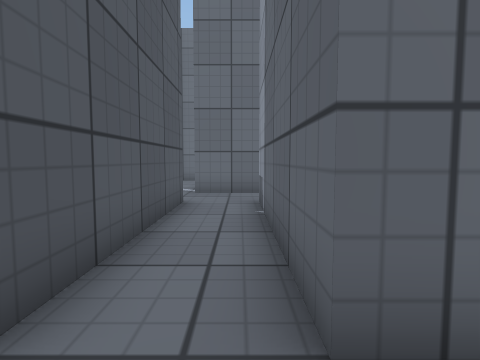
View 1 (above)

24 first-person views from a walk through a 3-D level made in the Unity game engine. The camera is 0.55 m above the floor, tilts 4° down and sees 80° across. The floor is counted in squares, 0.5 m on a side. Each view is taken from the middle of a square. On the plan, view 1 faces up. The plan holds only what a view shows up to about 12 squares ahead; the rest is blank. The place goes on beyond the plan. The player character is not drawn. Surface patterns are stand-ins for the level's own textures.

View 2
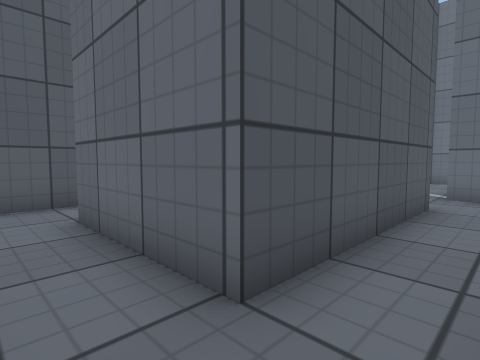

View 3
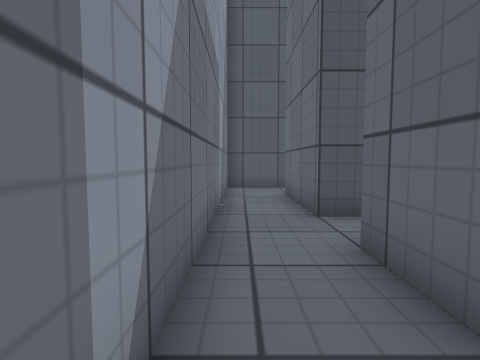

View 4
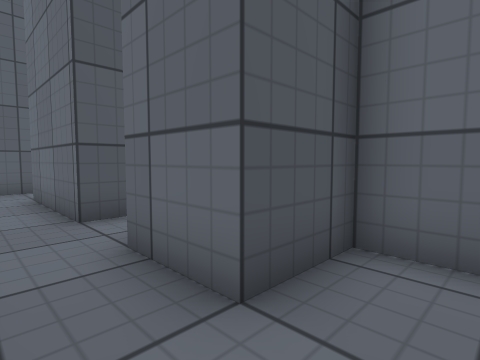

View 5
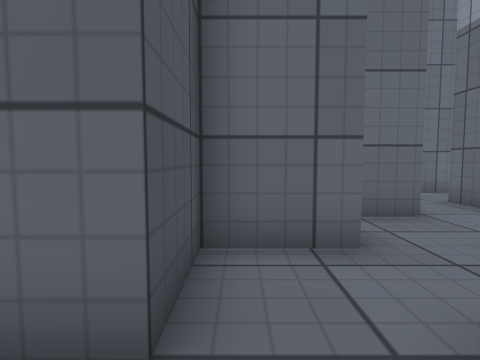

View 6
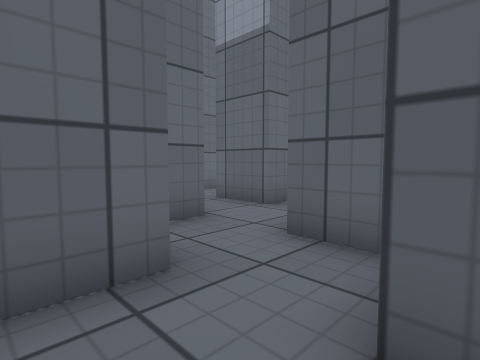

View 7
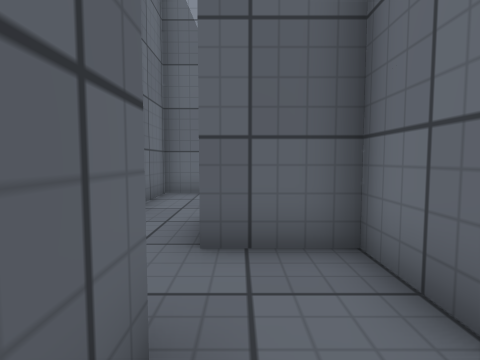

View 8
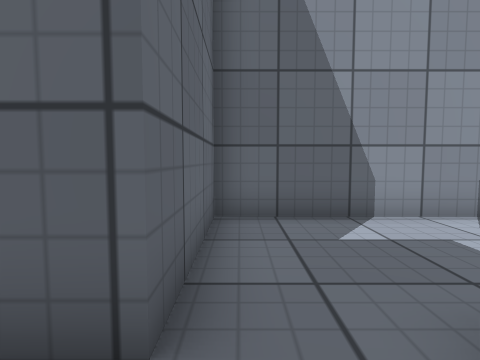

View 9
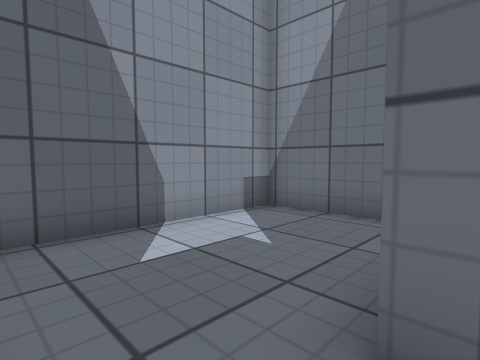

View 10
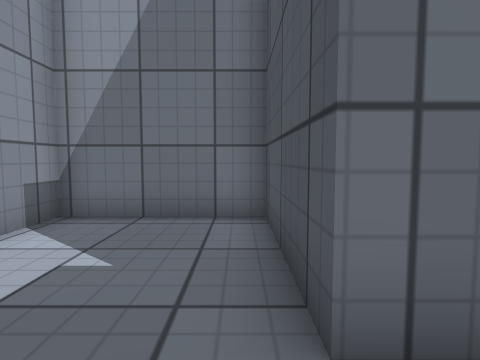

View 11
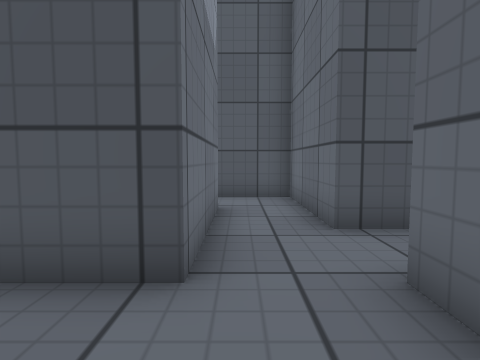

View 12
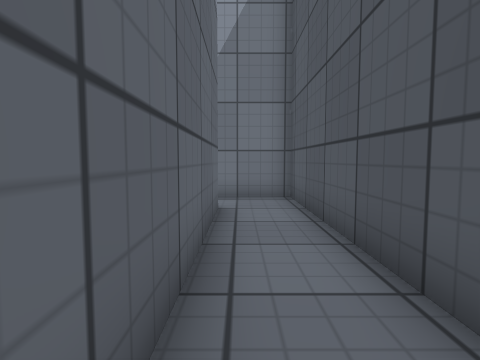

View 13
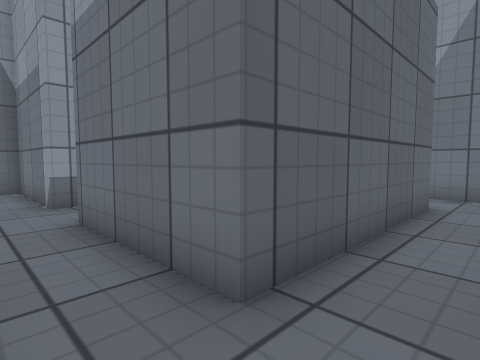

View 14
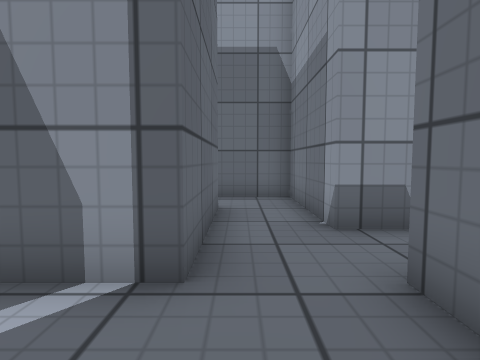

View 15
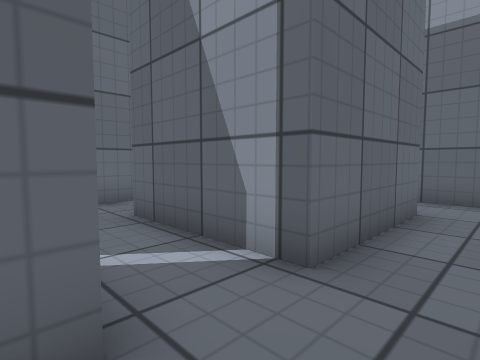

View 16
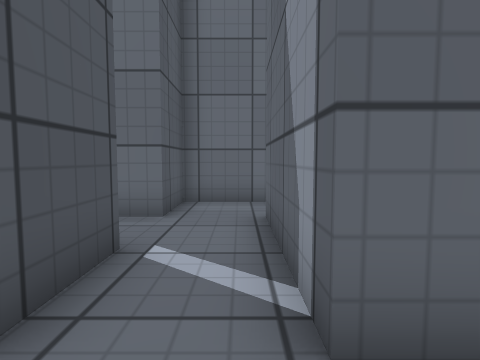

View 17
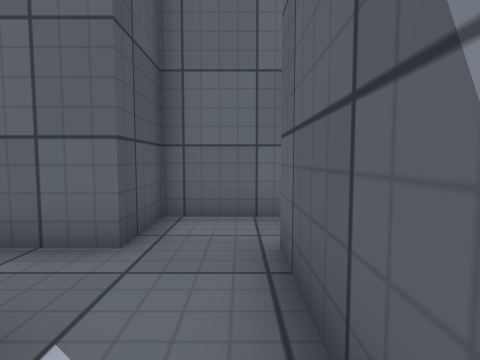

View 18
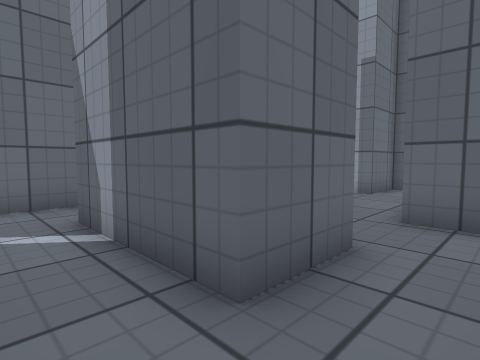

View 19
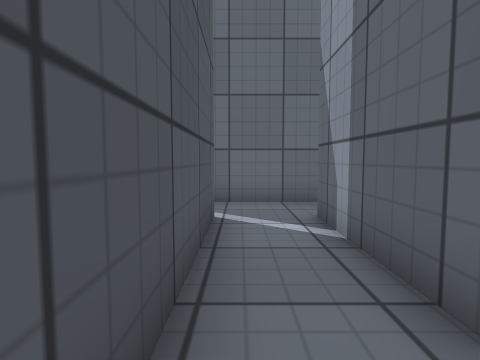

View 20
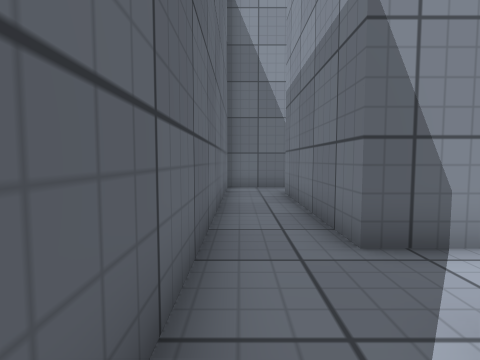

View 21
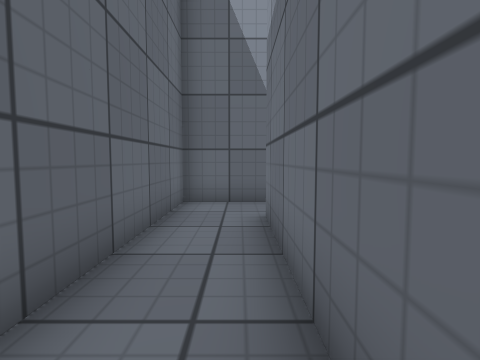

View 22
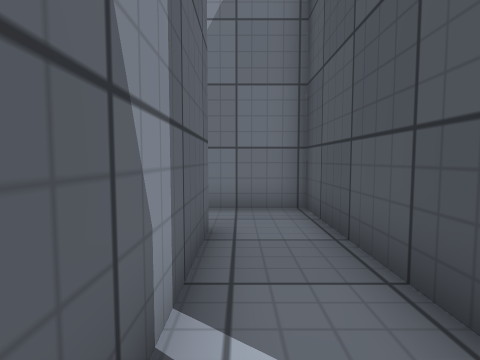

View 23
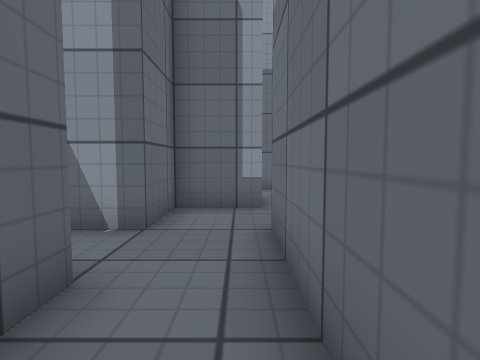

View 24
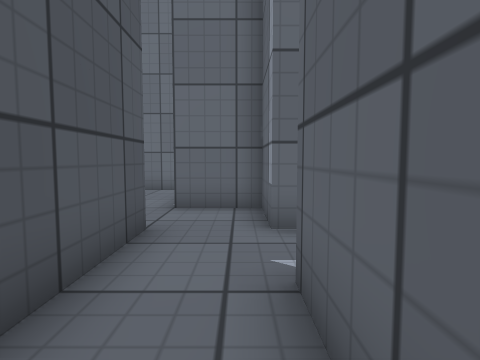

### Floor plan
Ten units are one square. View 1 is at (0, 0); x grows to the right and y downward. Boxes are objects, and circles mark ways between rooms. Rooms are numbered by the first view taken in them; rooms with no view inside come last. Other rooms are left out.
<svg viewBox="-90 -200 245 210">
<path fill="none" stroke="#000" d="M-15 -75 -15 -15 -55 -15 -55 -75 -15 -75M25 -15 5 -15 5 -75 25 -75M26 -95 -15 -95 -15 -115M-35 -115 -35 -95 -75 -95 -75 5 25 5M76 -35 85 -35 85 5 125 5 125 -55 85 -55 85 -75M66 -55 52 -55M46 -35 25 -35 25 -15M45 -10 45 -15 65 -15 65 -35M25 5 35 5M-75 -175 -75 -115 -52 -115M-55 -135 -55 -175 5 -175M25 -175 25 -195 -75 -195M-75 -195 -85 -195M-15 -115 -15 -135M-15 -155 -35 -155 -35 -135 -55 -135M25 -116 25 -106M25 -75 45 -75 45 -115M5 -155 -15 -155M45 -135 45 -155 25 -155 25 -175M-15 -135 25 -135 25 -116"/>
<circle cx="15" cy="-5" r="3" fill="#2a7"/>
<circle cx="-25" cy="-105" r="3" fill="#2a7"/>
<circle cx="15" cy="-85" r="3" fill="#2a7"/>
<circle cx="-85" cy="-185" r="3" fill="#2a7"/>
<circle cx="-45" cy="-125" r="3" fill="#2a7"/>
<circle cx="15" cy="-165" r="3" fill="#2a7"/>
<circle cx="-5" cy="-145" r="3" fill="#2a7"/>
<circle cx="35" cy="-105" r="3" fill="#2a7"/>
<text x="-10" y="-50">1</text>
<text x="80" y="-40">2</text>
<text x="-40" y="-180">3</text>
<text x="150" y="-100">4</text>
<text x="-30" y="-130">5</text>
<text x="30" y="-100">6</text>
<text x="20" y="-140">7</text>
</svg>
Room 1 opens to room 2. Room 1 opens to room 5. Room 1 opens to room 6. Room 3 opens to room 4. Room 3 opens to room 5. Room 3 opens to room 7. Room 5 opens to room 7. Room 6 opens to room 7.

Where each view was taken, in squares from view 1:
view 1: 0 up, 0 right, facing up
view 2: 0 up, 0 right, facing up-left
view 3: 0 up, 4 right, facing left
view 4: 0 up, 4 right, facing up-left
view 5: 0 up, 3 right, facing up
view 6: 1 up, 3 right, facing up-right
view 7: 3 up, 3 right, facing right
view 8: 5 up, 7 right, facing right
view 9: 5 up, 8 right, facing down-right
view 10: 5 up, 9 right, facing down
view 11: 8 up, 1 right, facing left
view 12: 8 up, 6 left, facing down
view 13: 9 up, 7 left, facing down-right
view 14: 9 up, 4 left, facing right
view 15: 8 up, 4 left, facing up-right
view 16: 8 up, 2 left, facing up
view 17: 10 up, 2 left, facing up
view 18: 12 up, 7 left, facing up-right
view 19: 12 up, 7 left, facing up
view 20: 19 up, 9 left, facing right
view 21: 18 up, 5 left, facing right
view 22: 18 up, 6 left, facing down
view 23: 14 up, 2 left, facing right
view 24: 9 up, 4 right, facing up
